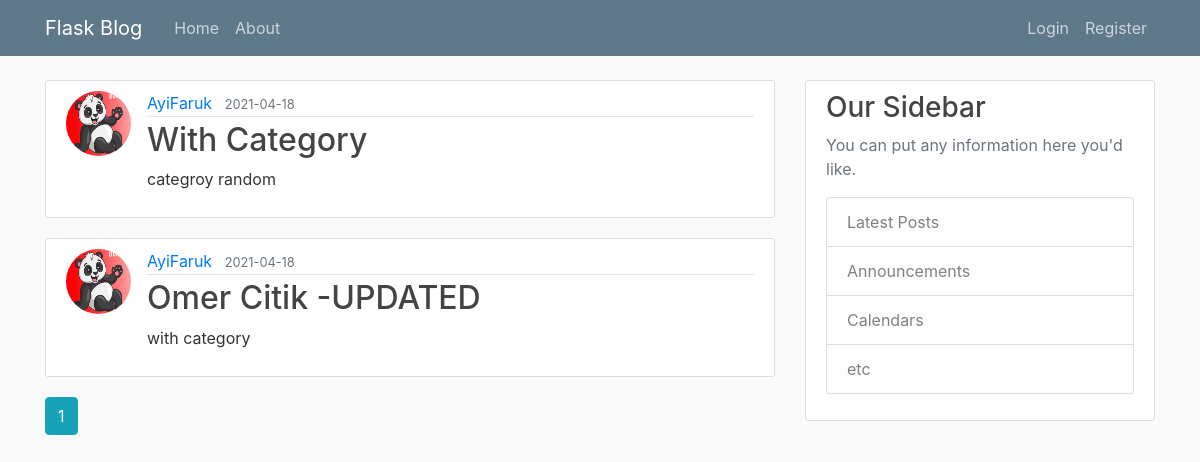
The page /home on the database its author committed.
### app/models.py (models this page shows, shortened)
class Post(db.Model):
    id = db.Column(db.Integer, primary_key=True)
    title = db.Column(db.String(100), nullable=False)
    date_posted = db.Column(db.DateTime, nullable=False, default=datetime.utcnow)
    content = db.Column(db.Text, nullable=False)
    user_id = db.Column(db.Integer, db.ForeignKey('user.id'), nullable=False)
    comments=  db.relationship('Comment', backref='thread', lazy=True)
    category_id = db.Column(db.Integer, db.ForeignKey('category.id'), nullable=False)

class User(db.Model, UserMixin):
    id = db.Column(db.Integer, primary_key=True)
    username = db.Column(db.String(20), unique=True, nullable=False)
    email = db.Column(db.String(120), unique=True, nullable=False)
    password = db.Column(db.String(120), nullable=False)
    image_file = db.Column(db.String(20), nullable=False, default='default.jpg')
    posts=  db.relationship('Post', backref='author', lazy=True)
    comments=  db.relationship('Comment', backref='authorCom', lazy=True)

### app/main/routes.py (the view)
@main.route("/")
@main.route("/home")
def home():
    page = request.args.get('page', 1, type=int)
    posts = Post.query.order_by(Post.date_posted.desc()).paginate(page=page, per_page=2)
    categories = Category.query.limit(6).all()
    return render_template('home.html', posts=posts,categories=categories)

### app/templates/home.html
{% extends "layout.html" %}
{% block content %}
    {% for post in posts.items %}
        <article class="media content-section">
          <img class="rounded-circle article-img" src="{{ url_for('static', filename='profile_pics/' + post.author.image_file) }}">
          <div class="media-body">
            <div class="article-metadata">
              <a class="mr-2" href="{{ url_for('users.user_posts', username=post.author.username) }}">{{ post.author.username }}</a>
              <small class="text-muted">{{ post.date_posted.strftime('%Y-%m-%d') }}</small>
            </div>
            <h2><a class="article-title" href="{{ url_for('posts.post', post_id=post.id) }}">{{ post.title }}</a></h2>
            <p class="article-content">{{ post.content }}</p>
          </div>
        </article>
    {% endfor %}
    {% for page_num in posts.iter_pages(left_edge=1, right_edge=1, left_current=1, right_current=2) %}
      {% if page_num %}
        {% if posts.page == page_num %}
          <a class="btn btn-info mb-4" href="{{ url_for('main.home', page=page_num) }}">{{ page_num }}</a>
        {% else %}
          <a class="btn btn-outline-info mb-4" href="{{ url_for('main.home', page=page_num) }}">{{ page_num }}</a>
        {% endif %}
      {% else %}
        ...
      {% endif %}
    {% endfor %}
{% endblock content %}

### app/templates/layout.html (shortened to what this page needs)
<!DOCTYPE html>
<html>
<head>
    <link rel="stylesheet" href="https://maxcdn.bootstrapcdn.com/bootstrap/4.0.0/css/bootstrap.min.css">
    <link rel="stylesheet" type="text/css" href="{{ url_for('static', filename='style/main.css') }}">
</head>
<body>
    {% include 'includes/navbar.html' %}
    <main role="main" class="container">
      <div class="row">
        <div class="col-md-8">
          {% block content %}{% endblock %}
        </div>
        <div class="col-md-4">
          <div class="content-section">
            <h3>Our Sidebar</h3>
            <p class='text-muted'>You can put any information here you'd like.
              <ul class="list-group">
                <li class="list-group-item list-group-item-light">Latest Posts</li>
                <li class="list-group-item list-group-item-light">Announcements</li>
                <li class="list-group-item list-group-item-light">Calendars</li>
                <li class="list-group-item list-group-item-light">etc</li>
              </ul>
            </p>
          </div>
        </div>
      </div>
    </main>
</body>
</html>

### app/templates/includes/navbar.html (shortened to what this page needs)
<header class="site-header">
    <nav class="navbar navbar-expand-md navbar-dark bg-steel fixed-top">
      <div class="container">
        <a class="navbar-brand mr-4" href="/">Flask Blog</a>
        <div class="collapse navbar-collapse" id="navbarToggle">
          <div class="navbar-nav mr-auto">
            <a class="nav-item nav-link" href="{{ url_for('main.home') }}">Home</a>
            <a class="nav-item nav-link" href="{{ url_for('main.about') }}">About</a>
          </div>
          <div class="navbar-nav">
            {% if current_user.is_authenticated %}
              <a class="nav-item nav-link" href="{{ url_for('posts.new_post') }}">New Post</a>
              <a class="nav-item nav-link" href="{{ url_for('users.account') }}">My Account</a>
              <a class="nav-item nav-link" href="{{ url_for('users.logout') }}">Logout</a>
            {% else %}
              <a class="nav-item nav-link" href="{{ url_for('users.login') }}">Login</a>
              <a class="nav-item nav-link" href="{{ url_for('users.register') }}">Register</a>
            {% endif %}
          </div>
        </div>
      </div>
    </nav>
  </header>

### app/static/style/main.css (style rules this page uses)
body { background: #fafafa; color: #333333; margin-top: 5rem; }
h1, h2, h3, h4, h5, h6 { color: #444444; }
.bg-steel { background-color: #5f788a; }
.site-header { margin-bottom: 20px; }
.site-header .navbar-nav .nav-link { color: #cbd5db; }
.content-section { background: #ffffff; padding: 10px 20px; border: 1px solid #dddddd; border-radius: 3px; margin-bottom: 20px; }
.article-title { color: #444444; }
.article-content { white-space: pre-line; }
.article-img { height: 65px; width: 65px; margin-right: 16px; }
.article-metadata { padding-bottom: 1px; margin-bottom: 4px; border-bottom: 1px solid #e3e3e3 }
ul { list-style-type: none; margin: 0; padding: 0; overflow: hidden; }
li { float: left; }

### rows shown on the page
Post: image_file (placeholder picture), author.username "AyiFaruk", date_posted "2021-04-18", title "With Category", content "categroy random"
Post: image_file (placeholder picture), author.username "AyiFaruk", date_posted "2021-04-18", title "Omer Citik -UPDATED", content "with category"

### other values the page prints
{{ page_num }} "1"
